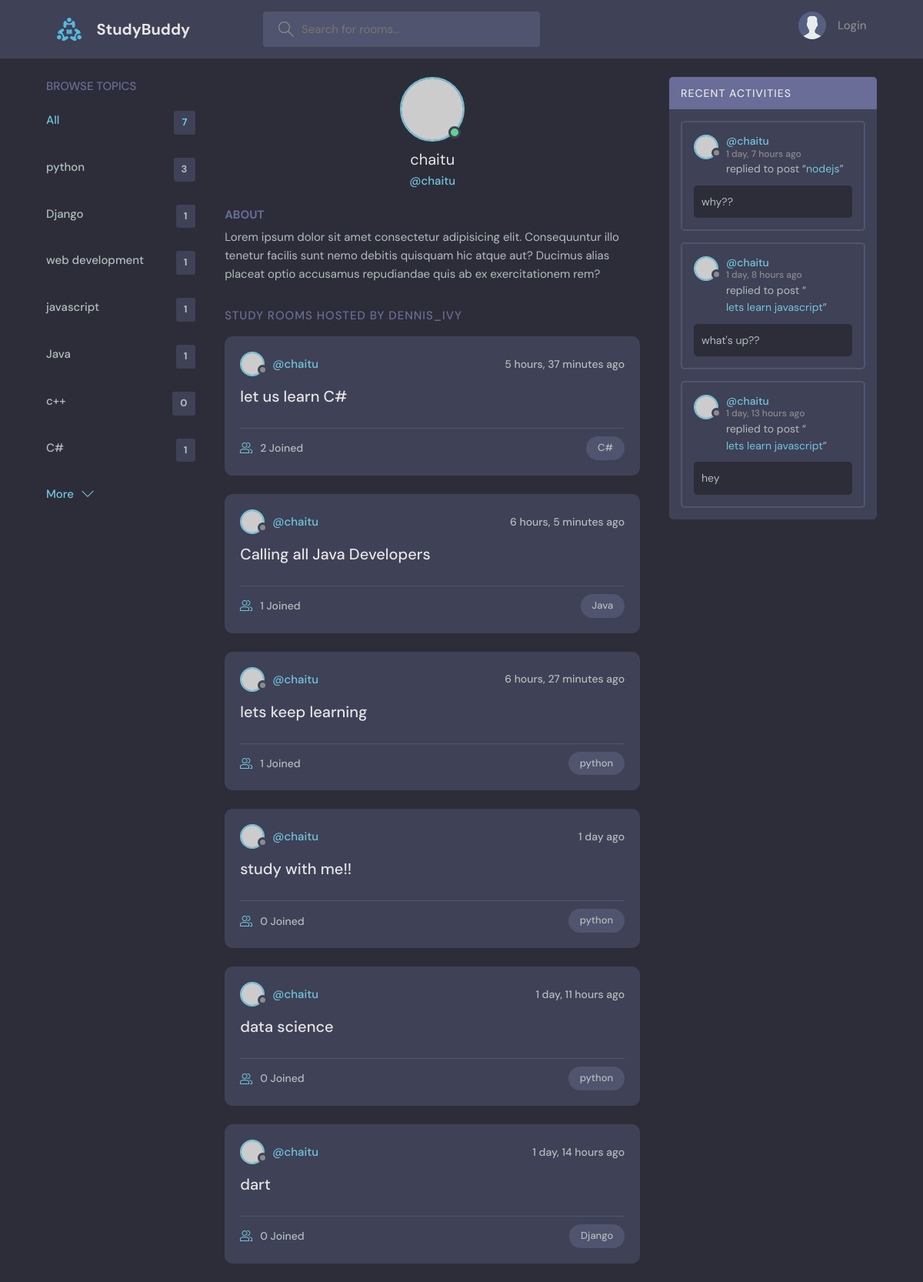
Page /profile/1/ on the committed database.
### base/models.py (models this page shows, shortened)
class Topic(models.Model):
    name = models.CharField(max_length=200)

class Room(models.Model):
    host = models.ForeignKey(User, on_delete=models.SET_NULL, null=True)
    topic = models.ForeignKey(Topic, on_delete=models.SET_NULL, null=True)
    name = models.CharField(max_length=200)
    description = models.TextField(null=True, blank=True)
    participants = models.ManyToManyField(User, related_name='participants', blank=True)
    updated = models.DateTimeField(auto_now=True)
    created = models.DateTimeField(auto_now_add=True)
    class Meta:
        ordering = ['-updated', '-created']
    def __str__(self):
        return self.name

class Message(models.Model):
    user = models.ForeignKey(User, on_delete=models.CASCADE)
    room = models.ForeignKey(Room, on_delete=models.CASCADE)
    body = models.TextField()
    updated = models.DateTimeField(auto_now=True)
    created = models.DateTimeField(auto_now_add=True)
    class Meta:
        ordering = ['-updated', '-created']

### base/views.py (the view)
# urls.py: path('profile/<str:pk>/', views.user_profile, name='user-profile'),
def user_profile(request, pk):
    user = User.objects.get(id=pk)
    rooms = user.room_set.all()
    room_msgs = user.message_set.all()
    topics = Topic.objects.all()
    context = {'user': user, 'rooms': rooms, 'room_msgs': room_msgs, 'topics': topics}
    return render(request, 'base/profile.html', context)

### base/templates/base/profile.html (shortened to what this page needs)
{% extends 'main.html' %}
{% block content %}
  <main class="profile-page layout layout--3">
    <div class="container">
      {% include 'base/topics_component.html' %}
      <div class="roomList">
        <div class="profile">
          <div class="profile__avatar">
            <div class="avatar avatar--large active">
              <img src="https://randomuser.me/api/portraits/men/11.jpg" />
            </div>
          </div>
          <div class="profile__info">
            <h3>{{user.username}}</h3>
            <p>@{{user.username}}</p>
          </div>
          <div class="profile__about">
            <h3>About</h3>
            <p>
              Lorem ipsum dolor sit amet consectetur adipisicing elit. Consequuntur illo tenetur
              facilis sunt nemo debitis quisquam hic atque aut? Ducimus alias placeat optio
              accusamus repudiandae quis ab ex exercitationem rem?
            </p>
          </div>
        </div>
        <div class="roomList__header">
          <div>
            <h2>Study Rooms Hosted by dennis_ivy</a>
            </h2>
          </div>
        </div>
        {% include 'base/feed_component.html' %}
      </div>
      {% include 'base/activity_component.html' %}
    </div>
  </main>
{% endblock content %}

### templates/main.html (shortened to what this page needs)
<!DOCTYPE html>
{% load static %}
<html lang="en">
  <head>
    <link rel="stylesheet" href="{% static 'styles/style.css' %}" />
  </head>
  <body>
    {% include 'navbar.html' %}
    {% block content %}
    {% endblock content %}
  </body>
</html>

### templates/navbar.html (shortened to what this page needs)
{% load static %}
<header class="header header--loggedIn">
  <div class="container">
    <a href="{% url 'home' %}" class="header__logo">
      <img src="{% static 'images/logo.svg' %}" />
      <h1>StudyBuddy</h1>
    </a>
    <form class="header__search" method="GET" action="{% url 'home' %}">
      <label>
        <input name="q" placeholder="Search for rooms..." />
      </label>
    </form>
    <nav class="header__menu">
      {% if request.user.is_authenticated %}
        <div class="header__user">
          <a href="{% url 'update-user' %}">
            <div class="avatar avatar--medium active">
              <img src="https://randomuser.me/api/portraits/men/37.jpg" />
            </div>
            <p>{{request.user.username}} <span>@{{request.user.username}}</span></p>
          </a>
          <button class="dropdown-button">
            <svg version="1.1" xmlns="http://www.w3.org/2000/svg" width="32" height="32" viewBox="0 0 32 32">
              <title>chevron-down</title>
              <path d="M16 21l-13-13h-3l16 16 16-16h-3l-13 13z"></path>
            </svg>
          </button>
        </div>
        {% else %}
       <a href="{% url 'login' %}">
        <img src="{% static 'images/avatar.svg' %}" />
        <p>Login</p>
      </a>
      {% endif %}
    </nav>
  </div>
</header>

### base/templates/base/topics_component.html
<div class="topics">
  <div class="topics__header">
    <h2>Browse Topics</h2>
  </div>
  <ul class="topics__list">
    <li>
      <a href="{% url 'home' %}" class="active">All <span>{{topics.count}}</span></a>
    </li>
      {% for topic in topics %}
        <li>
          <a href="{% url 'home' %}?q={{topic.name}}">{{topic.name}}<span>{{topic.room_set.all.count}}</span></a>
        </li>
      {% endfor %}
  </ul>
  <a class="btn btn--link" href="{% url 'topics' %}">
    More
    <svg version="1.1" xmlns="http://www.w3.org/2000/svg" width="32" height="32" viewBox="0 0 32 32">
      <title>chevron-down</title>
      <path d="M16 21l-13-13h-3l16 16 16-16h-3l-13 13z"></path>
    </svg>
  </a>
</div>

### base/templates/base/feed_component.html (shortened to what this page needs)
{% for room in rooms %}
    <div class="roomListRoom">
        <div class="roomListRoom__header">
          <a href="{% url 'user-profile' room.host.id %}" class="roomListRoom__author">
            <div class="avatar avatar--small">
              <img src="https://randomuser.me/api/portraits/women/11.jpg" />
            </div>
            <span>@{{room.host.username}}</span>
          </a>
          <div class="roomListRoom__actions">
            <span>{{room.created|timesince}} ago</span>
          </div>
        </div>
        <div class="roomListRoom__content">
          <a href="{% url 'room' room.id %}">{{room.name}}</a>
        </div>
        <div class="roomListRoom__meta">
          <a href="{% url 'room' room.id %}" class="roomListRoom__joined">
            {{room.participants.all.count}} Joined
          </a>
          <p class="roomListRoom__topic">{{room.topic.name}}</p>
        </div>
    </div>
{% endfor %}

### base/templates/base/activity_component.html (shortened to what this page needs)
<div class="activities">
    <div class="activities__header">
      <h2>Recent Activities</h2>
    </div>
    {% for msg in room_msgs %}
    <div class="activities__box">
      <div class="activities__boxHeader roomListRoom__header">
        <a href="{% url 'user-profile' msg.user.id %}" class="roomListRoom__author">
          <div class="avatar avatar--small">
            <img src="https://randomuser.me/api/portraits/women/11.jpg" />
          </div>
          <p>
            @{{msg.user}}
            <span>{{msg.created|timesince}} ago</span>
          </p>
        </a>
      </div>
      <div class="activities__boxContent">
        <p>replied to post “<a href="{% url 'room' msg.room.id %}">{{msg.room}}</a>”</p>
        <div class="activities__boxRoomContent">
          {{msg.body}}
        </div>
      </div>
    </div>
    {% endfor %}
</div>

### rows in the picture
Topic: name "python", room_set.all.count "3"
Topic: name "Django", room_set.all.count "1"
Topic: name "web development", room_set.all.count "1"
Topic: name "javascript", room_set.all.count "1"
Topic: name "Java", room_set.all.count "1"
Topic: name "c++", room_set.all.count "0"
Topic: name "C#", room_set.all.count "1"
Room: host.username "chaitu", created "5 hours, 37 minutes", name "let us learn C#", participants.all.count "2", topic.name "C#"
Room: host.username "chaitu", created "6 hours, 5 minutes", name "Calling all Java Developers", participants.all.count "1", topic.name "Java"
Room: host.username "chaitu", created "6 hours, 27 minutes", name "lets keep learning", participants.all.count "1", topic.name "python"
Room: host.username "chaitu", created "1 day", name "study with me!!", participants.all.count "0", topic.name "python"
Room: host.username "chaitu", created "1 day, 11 hours", name "data science", participants.all.count "0", topic.name "python"
Room: host.username "chaitu", created "1 day, 14 hours", name "dart", participants.all.count "0", topic.name "Django"
Message: user "chaitu", created "1 day, 7 hours", room "nodejs", body "why??"
Message: user "chaitu", created "1 day, 8 hours", room "lets learn javascript", body "what's up??"
Message: user "chaitu", created "1 day, 13 hours", room "lets learn javascript", body "hey"

### other values in the picture
{{ topics.count }} "7"
{{ user.username }} "chaitu"
